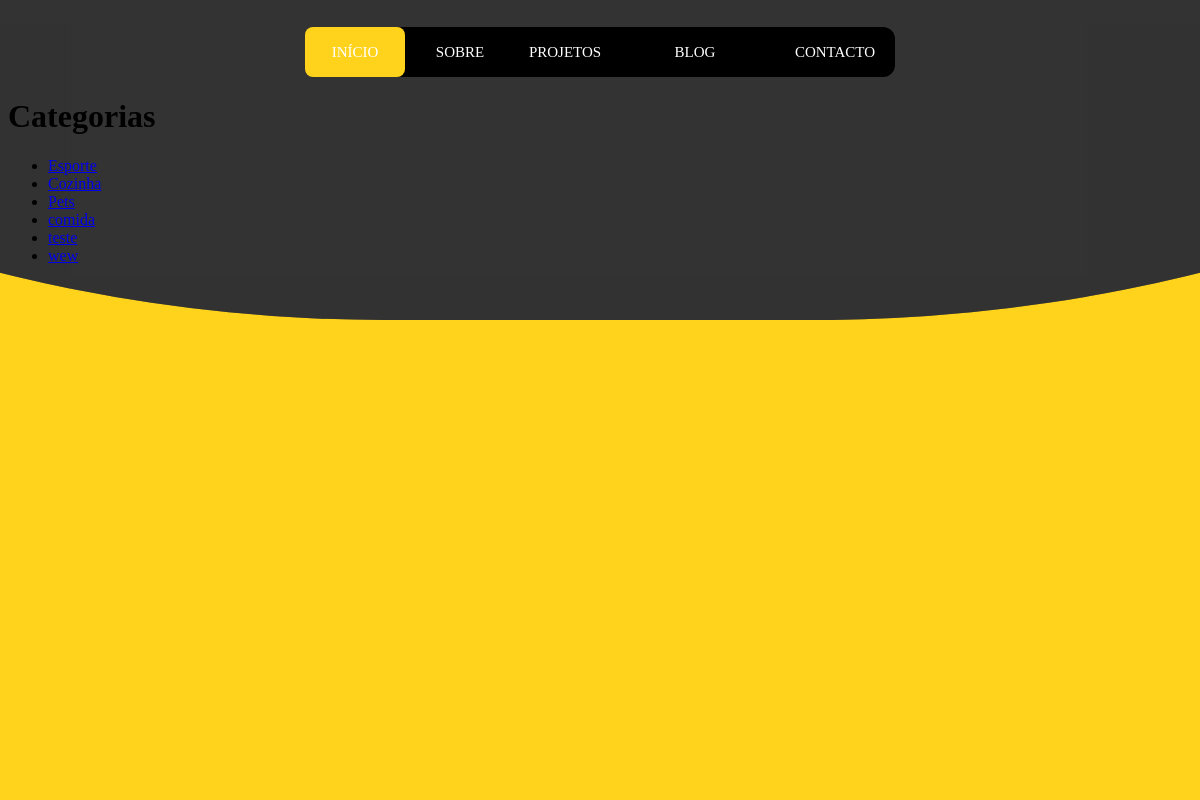
The page /categorias_blog/ on the database as committed earlier.
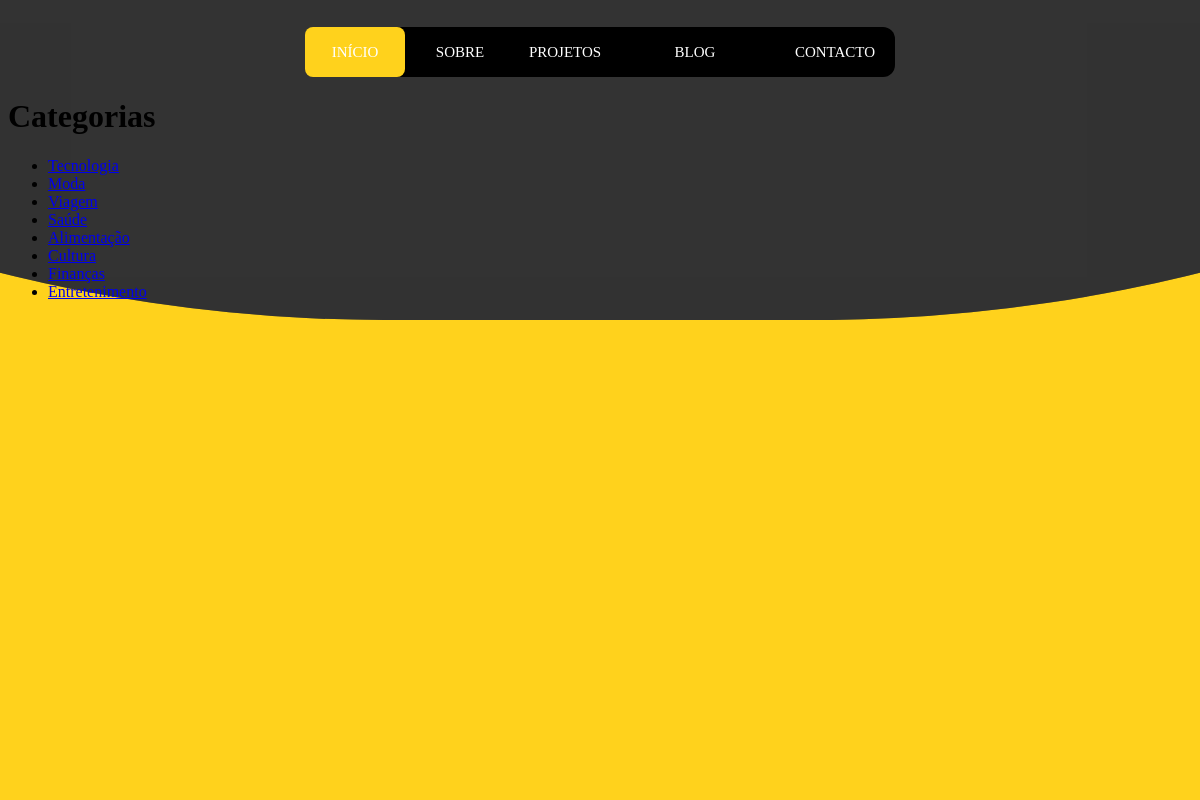
The same page on the database as committed later.
### portifolio/models.py (models this page shows, shortened)
class Categoria(models.Model):
    nome = models.CharField(max_length=30)
    descricao = models.TextField(blank=False, null=False)
    imagem = models.ImageField(upload_to='categorias/', blank=True, null=True)
    data_criacao = models.DateTimeField(auto_now_add=True)

### portifolio/views.py (the view)
# urls.py: path('categorias_blog/', views.categorias_blog, name='categorias_blog'),
def categorias_blog(request):
    categorias = Categoria.objects.all()
    context = {
        'categorias': categorias
    }
    return render(request, 'portfolio/blog/blog_template_folder/categorias_blog.html', context)

### portifolio/templates/portfolio/blog/blog_template_folder/categorias_blog.html
{% extends 'portfolio/base/layout_base.html' %}
{% block main %}
  <h1>Categorias</h1>
  <ul>
    {% for categoria in categorias %}
      <li><a href="{% url 'portifolio:categoria_blog' categoria.id %}">{{ categoria.nome }}</a></li>
    {% empty %}
      <li>Nenhuma categoria encontrada.</li>
    {% endfor %}
  </ul>
{% endblock main %}

Rows that differ between the two databases and show on the page:
removed Categoria: nome "Esporte"
removed Categoria: nome "Cozinha"
removed Categoria: nome "Pets"
removed Categoria: nome "comida"
removed Categoria: nome "teste"
removed Categoria: nome "wew"
added Categoria: nome "Tecnologia"
added Categoria: nome "Moda"
added Categoria: nome "Viagem"
added Categoria: nome "Saúde"
added Categoria: nome "Alimentação"
added Categoria: nome "Cultura"
added Categoria: nome "Finanças"
added Categoria: nome "Entretenimento"
